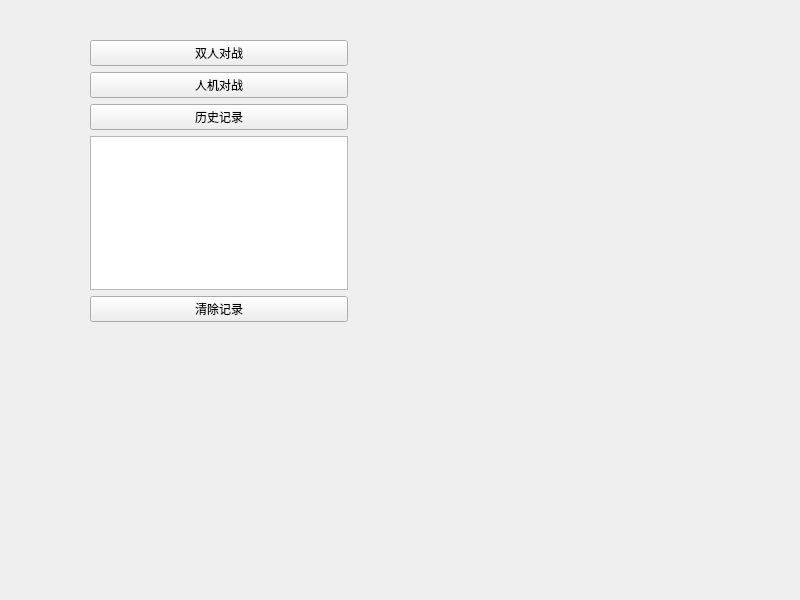
<?xml version="1.0" encoding="UTF-8"?>
<ui version="4.0">
 <class>StartMenu</class>
 <widget class="QWidget" name="StartMenu">
  <property name="geometry">
   <rect>
    <x>0</x>
    <y>0</y>
    <width>800</width>
    <height>600</height>
   </rect>
  </property>
  <property name="windowTitle">
   <string>QtWuziqi</string>
  </property>
  <widget class="QWidget" name="">
   <property name="geometry">
    <rect>
     <x>90</x>
     <y>40</y>
     <width>258</width>
     <height>282</height>
    </rect>
   </property>
   <layout class="QVBoxLayout" name="verticalLayout">
    <item>
     <widget class="QPushButton" name="pvpBtn">
      <property name="text">
       <string>双人对战</string>
      </property>
     </widget>
    </item>
    <item>
     <widget class="QPushButton" name="pveBtn">
      <property name="text">
       <string>人机对战</string>
      </property>
     </widget>
    </item>
    <item>
     <widget class="QPushButton" name="historyBtn">
      <property name="text">
       <string>历史记录</string>
      </property>
     </widget>
    </item>
    <item>
     <widget class="QListWidget" name="historyList"/>
    </item>
    <item>
     <widget class="QPushButton" name="clearBtn">
      <property name="text">
       <string>清除记录</string>
      </property>
     </widget>
    </item>
   </layout>
  </widget>
 </widget>
 <resources/>
 <connections/>
</ui>
